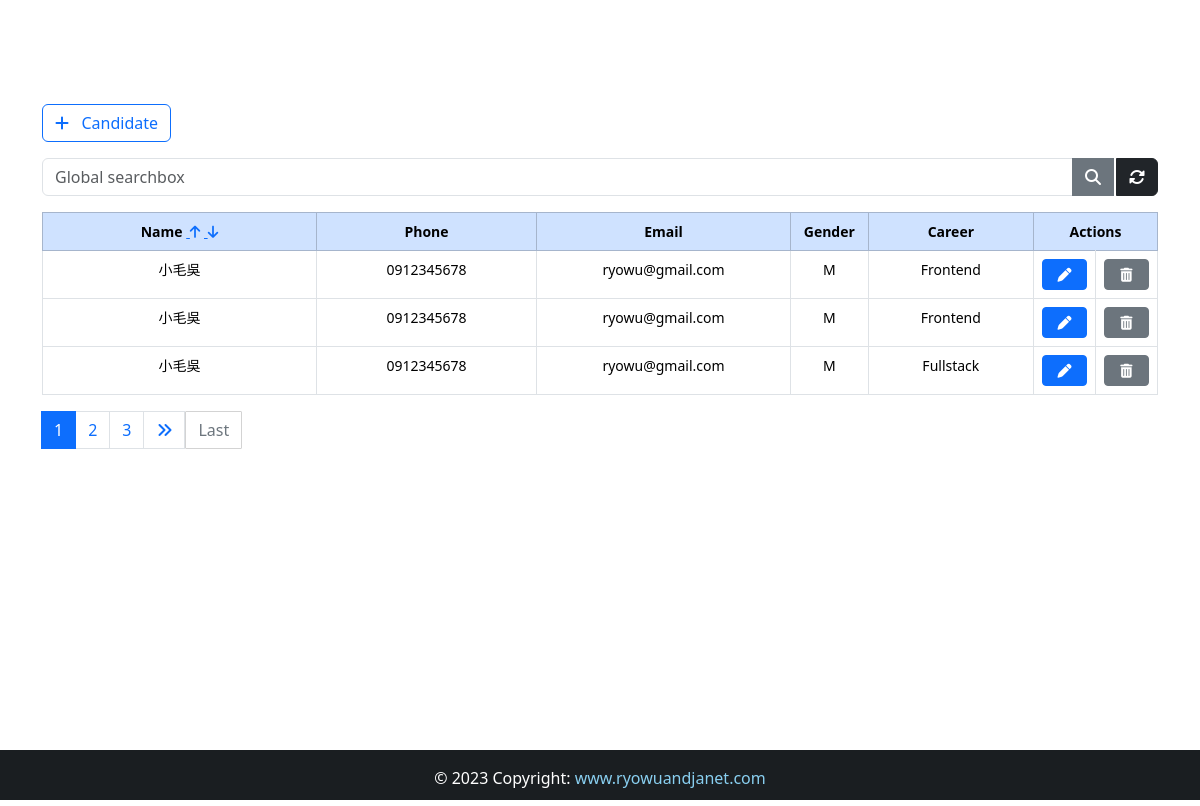
Before: / with the older database file.
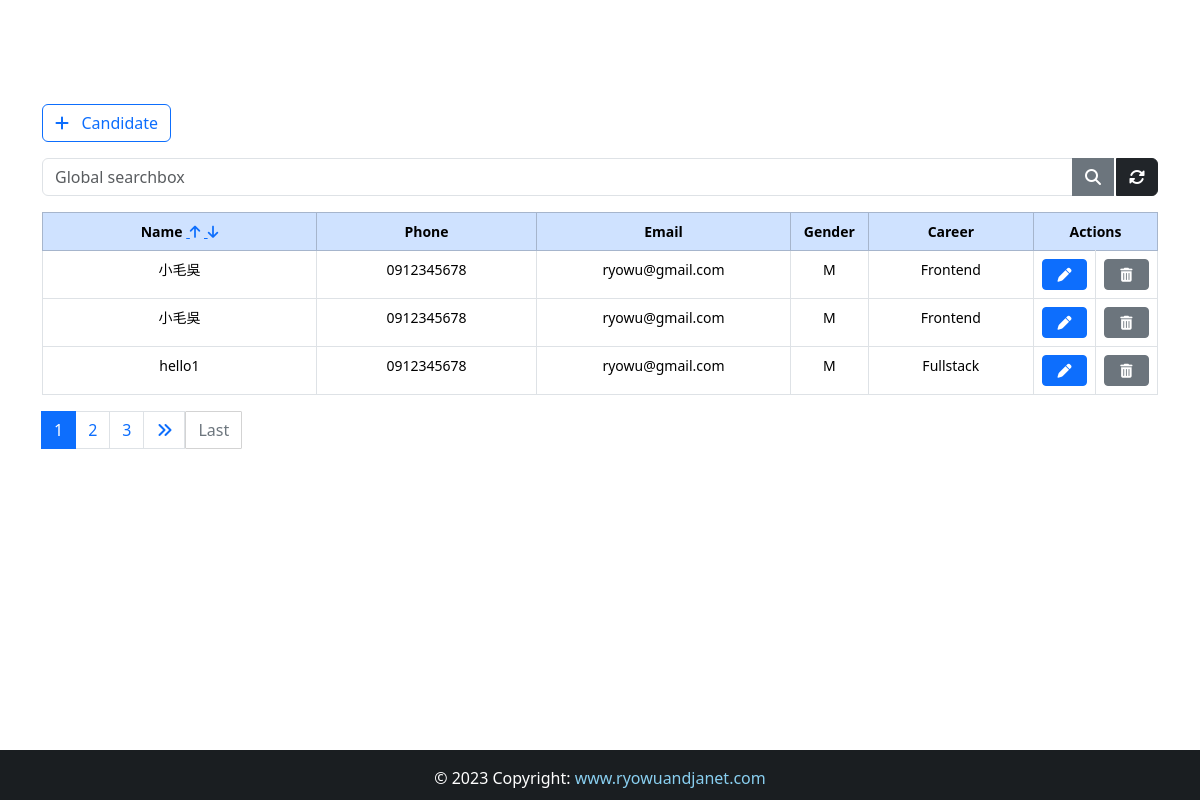
After: the same page with the newer database file.
### App/models.py (models this page shows, shortened)
class Candidate(models.Model):
    name = models.CharField(max_length=100)
    phone = models.CharField(max_length=25)
    email = models.CharField(max_length=100)
    gender = models.CharField(max_length=1,null=True, choices=GENDER)
    career = models.CharField(max_length=50,null=True, choices=CAREER)

### App/views.py (the view)
# urls.py: path("", views.Read.as_view(), name="read"),
class Read(ListView):
    model = Candidate
    queryset = Candidate.objects.all()
    paginate_by = 3
    def get_queryset(self):
        q = self.request.GET.get('q')
        sort_by = self.request.GET.get('sort_by')  # Get the sort parameter from the URL
        if q:
            object_list = self.model.objects.filter(
                Q(name__icontains=q) | Q(phone__icontains=q) | Q(email__icontains=q) |
                Q(gender__icontains=q) | Q(career__icontains=q)
            )
        else:
            object_list = self.model.objects.all()
        if sort_by == 'name_asc':
            object_list = object_list.order_by('name')
        elif sort_by == 'name_desc':
            object_list = object_list.order_by('-name')
        return object_list

### App/templates/App/candidate_list.html (shortened to what this page needs)
{% extends 'App/base.html' %}
{% block content %}
    <div class="container">
        <a href="{% url 'create' %}" class="btn btn-outline-primary mb-3 mt-5">
            <i class="fas fa-plus"></i>&nbsp;&nbsp; Candidate
        </a>
        <form>
            <div class="input-group mb-3">
                <input type="text" name="q" class="form-control input-sm" placeholder="Global searchbox" value="{{ request.GET.q }}">
                <button class="btn btn-secondary" title="Search"><i class="fas fa-search"></i></button>
                <a href="{% url 'read' %}" class="btn btn-dark" style="margin-left: 2px;" title="Refresh"> <i class="fas fa-sync-alt"></i></a>
            </div>
        </form>
        <table class="table table-bordered" style="text-align: center; font-size: 14px;">
            <thead class="table-primary">
                <tr>
                    <th id="th1" style="width: 25%;">Name
                        <a href="?q={{ request.GET.q }}&sort_by=name_asc">&nbsp;<i class="fa-solid fa-arrow-up"></i></a>
                        <a href="?q={{ request.GET.q }}&sort_by=name_desc">&nbsp;<i class="fa-solid fa-arrow-down"></i></a>
                    </th>
                    <th style="width: 20%;">Phone</th>
                    <th style="width: 23%;">Email</th>
                    <th style="width: 7%;">Gender</th>
                    <th style="width: 15%;">Career</th>
                    <th colspan="2" style="width: 10%;">Actions</th>
                </tr>
            </thead>
            {% for candidate in object_list %}
            <tr>
                <td>{{ candidate.name }}</td>
                <td>{{ candidate.phone }}</td>
                <td>{{ candidate.email }}</td>
                <td>{{ candidate.gender }}</td>
                <td>{{ candidate.career }}</td>
                <td>
                    <a href="{% url 'update' pk=candidate.id %}" class="btn btn-primary btn-sm" style="width: 45px;">
                        <i class="fas fa-pen"></i>
                    </a>
                </td>
                <td>
                    <a href="{% url 'delete' pk=candidate.id %}" class="btn btn-secondary btn-sm" style="width: 45px;">
                        <i class="fas fa-trash-alt"></i>
                    </a>
                </td>
            </tr>
            {% endfor %}
        </table>
        <nav>
            {% if page_obj.has_other_pages %}
            <ul class="pagination">
                {% for i in page_obj.paginator.page_range %}
                {% if page_obj.number == i %}
                <li class="page-item active">
                    <span class="page-link">
                        {{ i }}
                    </span>
                </li>
                {% else %}
                <li class="page-item">
                    <a href="?page={{ i }}" class="page-link">{{ i }}</a>
                </li>
                {% endif %}
                {% endfor %}
                {% if page_obj.has_next %}
                <li class="page-item">
                    <a href="?page={{ page_obj.next_page_number }}" class="page-link">
                        <i class="fas fa-angle-double-right"></i>
                    </a>
                </li>
                <a href="?page={{ page_obj.paginator.num_pages }}" class="btn btn-outline-secondary mb-4" style="border-radius: 1px; border: 1px solid #d3d3d3;">Last</a>
                {% else %}
                <li class="page-item disabled"></li>
                {% endif %}
            </ul>
            {% endif %}
        </nav>
    </div>
{% endblock content %}

Changed rows visible on the page:
changed Candidate "Fullstack": name "小毛吳" → "hello1"
